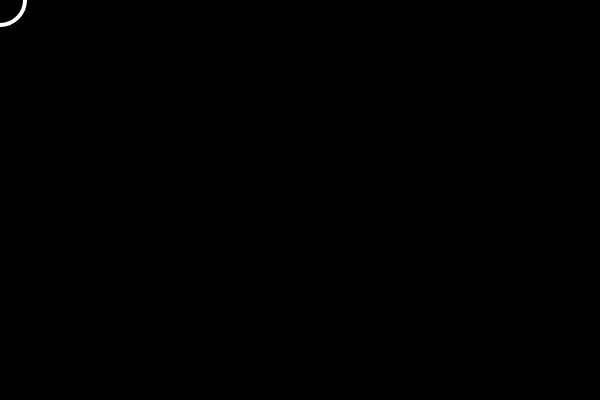
Frame 1 (no input)
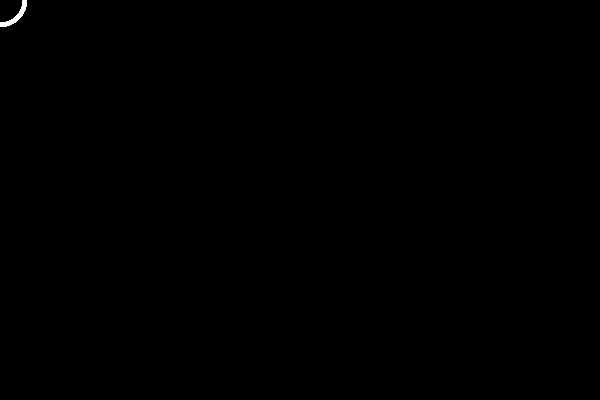
Frame 60 (no input)
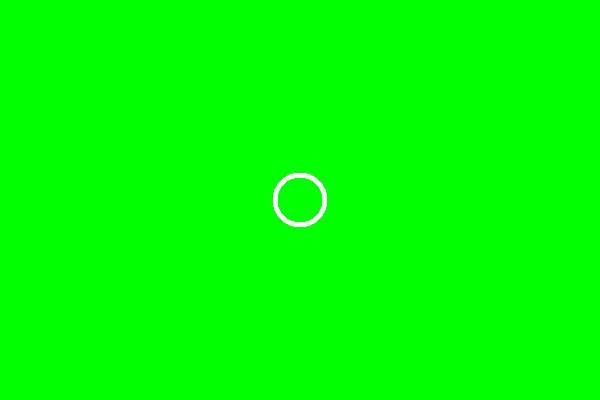
Frame 120 (the mouse pressed at the canvas centre since frame 60)

The p5.js sketch that drew these frames (run headless with seeded random() and noise() and a simulated clock; from frame 60 on, the mouse is pressed at the canvas centre):

// p5.js sketch
// ── sketch.js
function setup() {
  createCanvas(600, 400);
  background(0);
}

function draw() {
  // Draw a circle where the mouse is
  stroke(255);
  strokeWeight(4);
  noFill();
  ellipse(mouseX, mouseY, 50, 50);
}

function mousePressed() {
  background(0, 255, 0);
}
